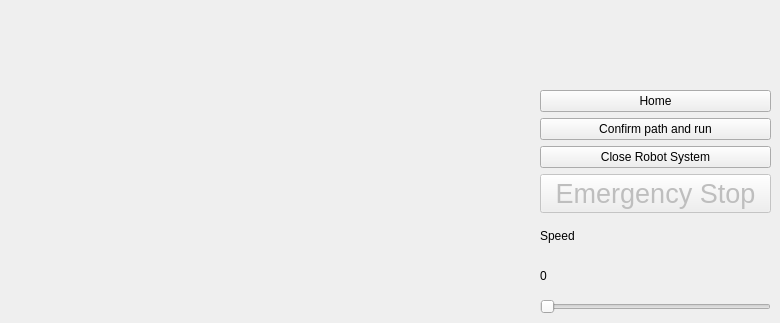
      <widget class="QWidget" name="tabWidget_Robot">
       <attribute name="title">
        <string>Navigation (robot)</string>
       </attribute>
       <widget class="QWidget" name="verticalLayoutWidget_8">
        <property name="geometry">
         <rect>
          <x>540</x>
          <y>90</y>
          <width>231</width>
          <height>224</height>
         </rect>
        </property>
        <layout class="QVBoxLayout" name="verticalLayout_8">
         <item>
          <widget class="QPushButton" name="Button_RobotHome">
           <property name="text">
            <string>Home</string>
           </property>
          </widget>
         </item>
         <item>
          <widget class="QPushButton" name="Button_RobotAutoRun">
           <property name="text">
            <string>Confirm path and run</string>
           </property>
          </widget>
         </item>
         <item>
          <widget class="QPushButton" name="Button_SystemClose">
           <property name="text">
            <string>Close Robot System</string>
           </property>
          </widget>
         </item>
         <item>
          <widget class="QPushButton" name="Button_RobotStop">
           <property name="enabled">
            <bool>false</bool>
           </property>
           <property name="font">
            <font>
             <pointsize>20</pointsize>
            </font>
           </property>
           <property name="text">
            <string>Emergency Stop</string>
           </property>
          </widget>
         </item>
         <item>
          <layout class="QVBoxLayout" name="verticalLayout_5">
           <item>
            <widget class="QLabel" name="label">
             <property name="text">
              <string>Speed</string>
             </property>
            </widget>
           </item>
           <item>
            <widget class="QLabel" name="label_RobotSpeed">
             <property name="text">
              <string>0</string>
             </property>
            </widget>
           </item>
           <item>
            <widget class="QSlider" name="Slider_RobotSpeed">
             <property name="enabled">
              <bool>false</bool>
             </property>
             <property name="orientation">
              <enum>Qt::Horizontal</enum>
             </property>
            </widget>
           </item>
          </layout>
         </item>
        </layout>
       </widget>
      </widget>
